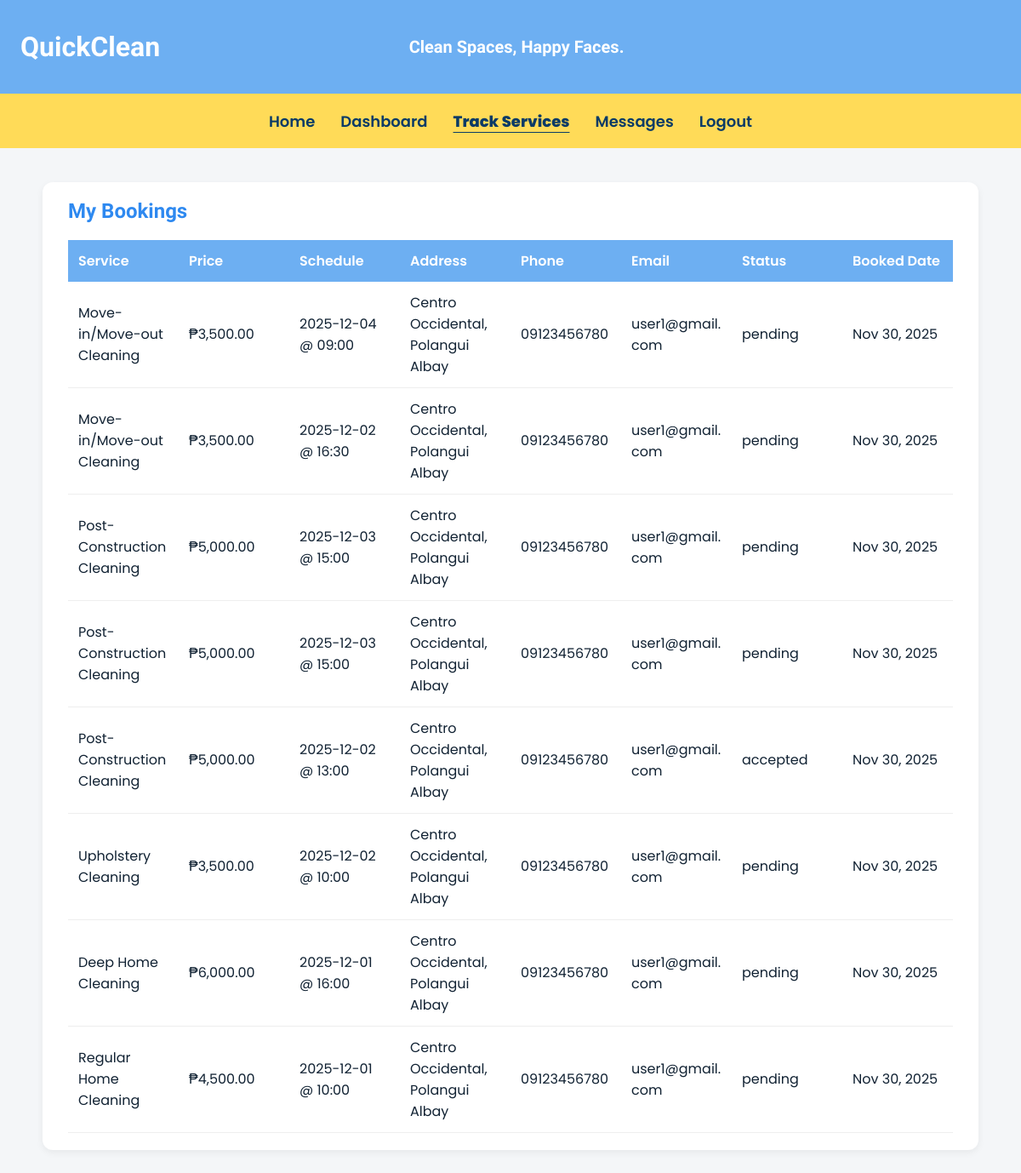
/User/tracking.php (signed in), run on the app's committed database.
### tables this page shows
CREATE TABLE `bookings` (
  `booking_id` int(11) NOT NULL,
  `user_id` int(11) NOT NULL,
  `service_id` int(11) NOT NULL,
  `service_name` varchar(100) NOT NULL,
  `price` decimal(10,2) DEFAULT NULL,
  `date` date NOT NULL,
  `time` varchar(50) DEFAULT NULL,
  `extras` text DEFAULT NULL,
  `name` varchar(100) NOT NULL,
  `phone` varchar(20) NOT NULL,
  `email` varchar(100) DEFAULT NULL,
  `address` text NOT NULL,
  `notes` text DEFAULT NULL,
  `status` enum('pending','accepted','declined') DEFAULT 'pending',
  `created_at` timestamp NULL DEFAULT current_timestamp()
);

### User/tracking.php (the view, shortened to what this page needs)
<?php
$host = "localhost";
$user = "root";
$pass = "";
$db   = "quickclean";
$conn = mysqli_connect($host, $user, $pass, $db);
$user_id = $_SESSION['user_id'];
$stmt = $conn->prepare("SELECT
    booking_id,
    service_name,
    price,
    date,
    time,
    status,
    created_at,
    address,
    phone,
    email
    FROM bookings
    WHERE user_id = ?
    ORDER BY created_at DESC");
$stmt->bind_param("i", $user_id);
$stmt->execute();
$bookings = $stmt->get_result();
?>
<!doctype html>
<html lang="en">
<head>
</head>
<body>
<header class="site-header">
  <div class="header-inner">
    <div class="logo-text">QuickClean</div>
    <div class="tagline">Clean Spaces, Happy Faces.</div>
  </div>
</header>
<nav class="nav-bar">
  <ul class="nav-list">
    <li><a href="customer-home.php" class="nav-link">Home</a></li>
    <li><a href="user_page.php" class="nav-link">Dashboard</a></li>
    <li><a href="tracking.php" class="nav-link active">Track Services</a></li>
    <li><a href="messages.php" class="nav-link">Messages</a></li>
    <li><a href="logout.php" class="nav-link">Logout</a></li>
  </ul>
</nav>
<div class="wrap">
  <h2>My Bookings</h2>
  <?php if ($bookings->num_rows > 0): ?>
  <table>
    <tr>
        <th>Service</th>
        <th>Price</th>
        <th>Schedule</th>
        <th>Address</th>
        <th>Phone</th>
        <th>Email</th>
        <th>Status</th>
        <th>Booked Date</th>
    </tr>
    <?php while ($b = $bookings->fetch_assoc()): ?>
      <tr>
        <td><?php echo htmlspecialchars($b['service_name']); ?></td>
        <td>₱<?php echo number_format($b['price'],2); ?></td>
        <td><?php echo htmlspecialchars($b['date'] . ' @ ' . $b['time']); ?></td>
        <td><?php echo nl2br(htmlspecialchars($b['address'])); ?></td>
        <td><?php echo htmlspecialchars($b['phone']); ?></td>
        <td><?php echo htmlspecialchars($b['email']); ?></td>
        <td><?php echo htmlspecialchars($b['status']); ?></td>
        <td><?php echo htmlspecialchars(date('M j, Y', strtotime($b['created_at']))); ?></td>
      </tr>
    <?php endwhile; ?>
  </table>
  <?php else: ?>
    <p>No bookings yet.</p>
  <?php endif; ?>
</div>
</body>
</html>

### User/tracking.php (style rules this page uses)
:root { --brand-blue: #6DAFF2; --nav-yellow: #FFDB58; --text-blue: #2E89F0; --nav-link-color: #0b3b66; --header-height: 110px; --nav-height: 64px; --max-content-width: 1360px; }
* { box-sizing: border-box; }
body { font-family:"Poppins",sans-serif; background:#f4f6f8; margin:0; color:#123; }
.site-header { background:var(--brand-blue); height:var(--header-height); display:flex; align-items:center; }
.header-inner { width:100%; max-width:var(--max-content-width); margin:0 auto; display:flex; align-items:center; justify-content:space-between; padding:12px 24px; }
.logo-text { font-family:'Baloo 2'; font-size: 32px; color:white; font-weight:800; min-width: 150px; }
.tagline { font-family:"Baloo 2"; color:#fff; font-weight:600; font-size:20px; flex-grow: 1; text-align: center; padding: 0 20px; }
.nav-bar { background:var(--nav-yellow); height:var(--nav-height); display:flex; align-items:center; }
.nav-list { display:flex; justify-content:center; gap:30px; list-style:none; width:100%; margin:0; padding:0; }
.nav-link { color:var(--nav-link-color); text-decoration:none; font-weight:600; font-size:18px; }
.nav-link.active { text-decoration:underline; text-underline-offset:6px; font-weight:800; }
.wrap { max-width:1100px; margin:40px auto; padding:20px 30px; background:#fff; border-radius:12px; box-shadow: 0 3px 8px rgba(0,0,0,0.06); }
h2 { font-family: "Baloo 2"; color: var(--text-blue); margin-top: 0; }
table { width:100%;border-collapse:collapse; table-layout: fixed; }
th,td { padding:12px;border-bottom:1px solid #eee;text-align:left; word-wrap: break-word; }
th { background:var(--brand-blue); color: white; font-weight: 600; border-bottom: none; }

### data on the page
bookings: service_name "Move-in/Move-out Cleaning", price "3,500.00", date+time "2025-12-04 @ 09:00", address "Centro Occidental, Polangui Albay", phone "09123456780", email "user1@gmail.com", status "pending", created_at "Nov 30, 2025"
bookings: service_name "Move-in/Move-out Cleaning", price "3,500.00", date+time "2025-12-02 @ 16:30", address "Centro Occidental, Polangui Albay", phone "09123456780", email "user1@gmail.com", status "pending", created_at "Nov 30, 2025"
bookings: service_name "Post-Construction Cleaning", price "5,000.00", date+time "2025-12-03 @ 15:00", address "Centro Occidental, Polangui Albay", phone "09123456780", email "user1@gmail.com", status "pending", created_at "Nov 30, 2025"
bookings: service_name "Post-Construction Cleaning", price "5,000.00", date+time "2025-12-03 @ 15:00", address "Centro Occidental, Polangui Albay", phone "09123456780", email "user1@gmail.com", status "pending", created_at "Nov 30, 2025"
bookings: service_name "Post-Construction Cleaning", price "5,000.00", date+time "2025-12-02 @ 13:00", address "Centro Occidental, Polangui Albay", phone "09123456780", email "user1@gmail.com", status "accepted", created_at "Nov 30, 2025"
bookings: service_name "Upholstery Cleaning", price "3,500.00", date+time "2025-12-02 @ 10:00", address "Centro Occidental, Polangui Albay", phone "09123456780", email "user1@gmail.com", status "pending", created_at "Nov 30, 2025"
bookings: service_name "Deep Home Cleaning", price "6,000.00", date+time "2025-12-01 @ 16:00", address "Centro Occidental, Polangui Albay", phone "09123456780", email "user1@gmail.com", status "pending", created_at "Nov 30, 2025"
bookings: service_name "Regular Home Cleaning", price "4,500.00", date+time "2025-12-01 @ 10:00", address "Centro Occidental, Polangui Albay", phone "09123456780", email "user1@gmail.com", status "pending", created_at "Nov 30, 2025"
